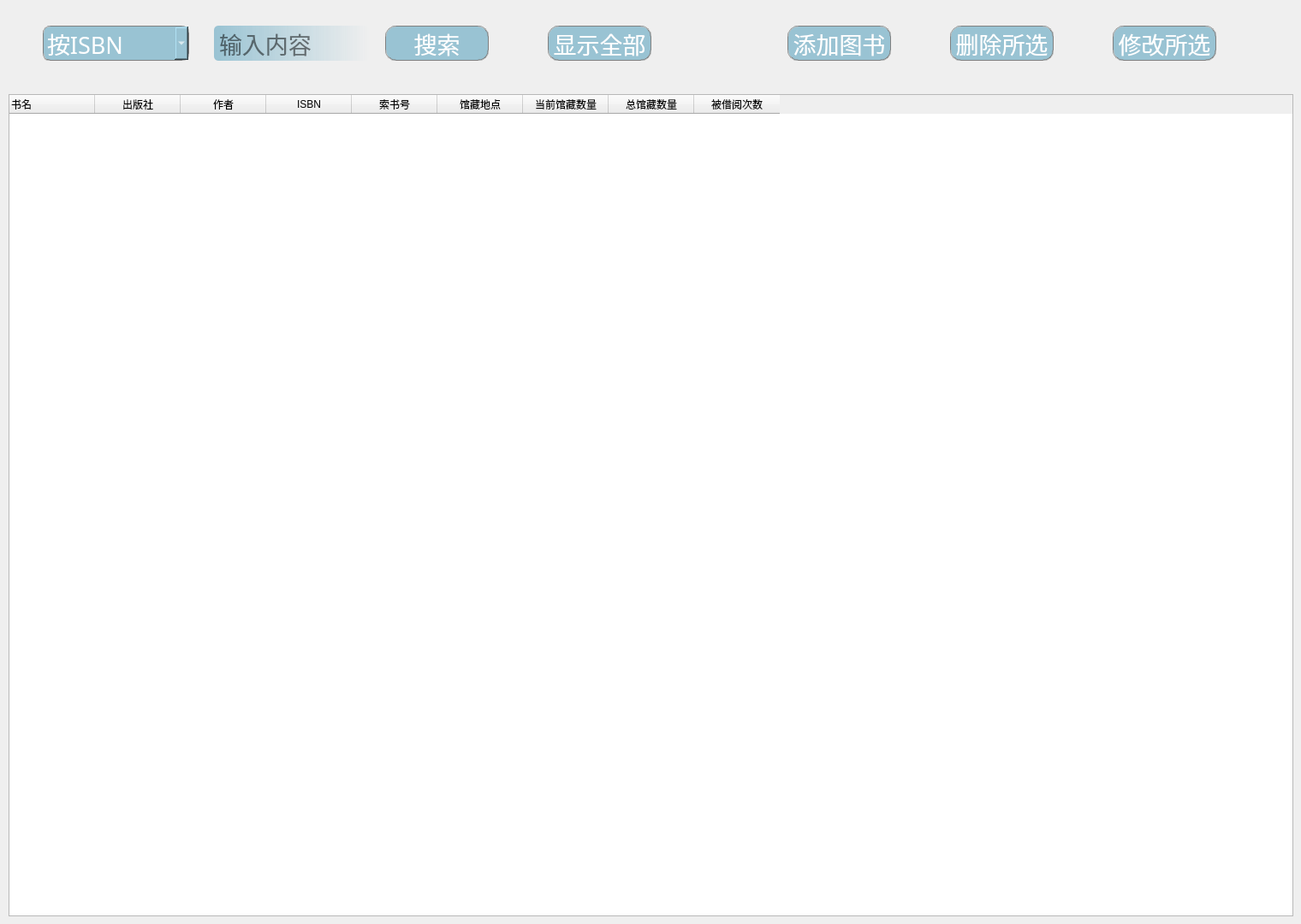
<?xml version="1.0" encoding="UTF-8"?>
<ui version="4.0">
 <class>BookM</class>
 <widget class="QWidget" name="BookM">
  <property name="geometry">
   <rect>
    <x>0</x>
    <y>0</y>
    <width>1520</width>
    <height>1080</height>
   </rect>
  </property>
  <property name="windowTitle">
   <string>Form</string>
  </property>
  <widget class="QTableWidget" name="tableWidget">
   <property name="geometry">
    <rect>
     <x>10</x>
     <y>110</y>
     <width>1501</width>
     <height>961</height>
    </rect>
   </property>
   <property name="contextMenuPolicy">
    <enum>Qt::DefaultContextMenu</enum>
   </property>
   <column>
    <property name="text">
     <string>书名</string>
    </property>
    <property name="textAlignment">
     <set>AlignJustify|AlignVCenter</set>
    </property>
   </column>
   <column>
    <property name="text">
     <string>出版社</string>
    </property>
   </column>
   <column>
    <property name="text">
     <string>作者</string>
    </property>
   </column>
   <column>
    <property name="text">
     <string>ISBN</string>
    </property>
   </column>
   <column>
    <property name="text">
     <string>索书号</string>
    </property>
   </column>
   <column>
    <property name="text">
     <string>馆藏地点</string>
    </property>
   </column>
   <column>
    <property name="text">
     <string>当前馆藏数量</string>
    </property>
   </column>
   <column>
    <property name="text">
     <string>总馆藏数量</string>
    </property>
   </column>
   <column>
    <property name="text">
     <string>被借阅次数</string>
    </property>
   </column>
  </widget>
  <widget class="QPushButton" name="button_delete">
   <property name="geometry">
    <rect>
     <x>1110</x>
     <y>30</y>
     <width>121</width>
     <height>41</height>
    </rect>
   </property>
   <property name="font">
    <font>
     <family>微软雅黑 Light</family>
     <pointsize>20</pointsize>
     <weight>50</weight>
     <bold>false</bold>
    </font>
   </property>
   <property name="styleSheet">
    <string notr="true">QPushButton{
border:1px groove gray;
border-radius:12px;
padding:2px 4px;
color: rgb(255, 255, 255);
background-color: rgba(153,195,211,255);
}
 
QPushButton:hover{
border:1px groove gray;
border-radius:12px;
padding:2px 4px;
color:  rgba(153,195,211,160);
background-color: rgba(153,195,211,180);
}
QPushButto:pressed{
border:1px groove gray;
border-radius:12px;
padding:2px 4px;
color: rgb(255, 255, 255);
background-color: rgba(153,195,211,100);
padding-left:6px;
padding-top:6px;
}</string>
   </property>
   <property name="text">
    <string>删除所选</string>
   </property>
  </widget>
  <widget class="QPushButton" name="button_add">
   <property name="geometry">
    <rect>
     <x>920</x>
     <y>30</y>
     <width>121</width>
     <height>41</height>
    </rect>
   </property>
   <property name="font">
    <font>
     <family>微软雅黑 Light</family>
     <pointsize>20</pointsize>
     <weight>50</weight>
     <bold>false</bold>
    </font>
   </property>
   <property name="styleSheet">
    <string notr="true">QPushButton{
border:1px groove gray;
border-radius:12px;
padding:2px 4px;
color: rgb(255, 255, 255);
background-color: rgba(153,195,211,255);
}
 
QPushButton:hover{
border:1px groove gray;
border-radius:12px;
padding:2px 4px;
color:  rgba(153,195,211,160);
background-color: rgba(153,195,211,180);
}
QPushButto:pressed{
border:1px groove gray;
border-radius:12px;
padding:2px 4px;
color: rgb(255, 255, 255);
background-color: rgba(153,195,211,100);
padding-left:6px;
padding-top:6px;
}</string>
   </property>
   <property name="text">
    <string>添加图书</string>
   </property>
  </widget>
  <widget class="QPushButton" name="button_mod">
   <property name="geometry">
    <rect>
     <x>1300</x>
     <y>30</y>
     <width>121</width>
     <height>41</height>
    </rect>
   </property>
   <property name="font">
    <font>
     <family>微软雅黑 Light</family>
     <pointsize>20</pointsize>
     <weight>50</weight>
     <bold>false</bold>
    </font>
   </property>
   <property name="styleSheet">
    <string notr="true">QPushButton{
border:1px groove gray;
border-radius:12px;
padding:2px 4px;
color: rgb(255, 255, 255);
background-color: rgba(153,195,211,255);
}
 
QPushButton:hover{
border:1px groove gray;
border-radius:12px;
padding:2px 4px;
color:  rgba(153,195,211,160);
background-color: rgba(153,195,211,180);
}
QPushButto:pressed{
border:1px groove gray;
border-radius:12px;
padding:2px 4px;
color: rgb(255, 255, 255);
background-color: rgba(153,195,211,100);
padding-left:6px;
padding-top:6px;
}</string>
   </property>
   <property name="text">
    <string>修改所选</string>
   </property>
  </widget>
  <widget class="QPushButton" name="button_search">
   <property name="geometry">
    <rect>
     <x>450</x>
     <y>30</y>
     <width>121</width>
     <height>41</height>
    </rect>
   </property>
   <property name="font">
    <font>
     <family>微软雅黑 Light</family>
     <pointsize>20</pointsize>
     <weight>50</weight>
     <bold>false</bold>
    </font>
   </property>
   <property name="styleSheet">
    <string notr="true">QPushButton{
border:1px groove gray;
border-radius:12px;
padding:2px 4px;
color: rgb(255, 255, 255);
background-color: rgba(153,195,211,255);
}
 
QPushButton:hover{
border:1px groove gray;
border-radius:12px;
padding:2px 4px;
color:  rgba(153,195,211,160);
background-color: rgba(153,195,211,180);
}
QPushButto:pressed{
border:1px groove gray;
border-radius:12px;
padding:2px 4px;
color: rgb(255, 255, 255);
background-color: rgba(153,195,211,100);
padding-left:6px;
padding-top:6px;
}</string>
   </property>
   <property name="text">
    <string>搜索</string>
   </property>
  </widget>
  <widget class="QComboBox" name="searchbox">
   <property name="geometry">
    <rect>
     <x>50</x>
     <y>30</y>
     <width>171</width>
     <height>41</height>
    </rect>
   </property>
   <property name="font">
    <font>
     <family>微软雅黑 Light</family>
     <pointsize>20</pointsize>
     <weight>50</weight>
     <bold>false</bold>
    </font>
   </property>
   <property name="acceptDrops">
    <bool>false</bool>
   </property>
   <property name="styleSheet">
    <string notr="true">border:1px groove gray;
border-radius:8px;
padding:2px 4px;
color: rgb(255, 255, 255);
background-color: rgba(153,195,211,255);</string>
   </property>
   <item>
    <property name="text">
     <string>按ISBN</string>
    </property>
   </item>
   <item>
    <property name="text">
     <string>按书名</string>
    </property>
   </item>
   <item>
    <property name="text">
     <string>按作者</string>
    </property>
   </item>
   <item>
    <property name="text">
     <string>按索书号</string>
    </property>
   </item>
   <item>
    <property name="text">
     <string>按出版社</string>
    </property>
   </item>
   <item>
    <property name="text">
     <string>按馆藏地点</string>
    </property>
   </item>
  </widget>
  <widget class="QPushButton" name="button_all">
   <property name="geometry">
    <rect>
     <x>640</x>
     <y>30</y>
     <width>121</width>
     <height>41</height>
    </rect>
   </property>
   <property name="font">
    <font>
     <family>微软雅黑 Light</family>
     <pointsize>20</pointsize>
     <weight>50</weight>
     <bold>false</bold>
    </font>
   </property>
   <property name="styleSheet">
    <string notr="true">QPushButton{
border:1px groove gray;
border-radius:12px;
padding:2px 4px;
color: rgb(255, 255, 255);
background-color: rgba(153,195,211,255);
}
 
QPushButton:hover{
border:1px groove gray;
border-radius:12px;
padding:2px 4px;
color:  rgba(153,195,211,160);
background-color: rgba(153,195,211,180);
}
QPushButto:pressed{
border:1px groove gray;
border-radius:12px;
padding:2px 4px;
color: rgb(255, 255, 255);
background-color: rgba(153,195,211,100);
padding-left:6px;
padding-top:6px;
}</string>
   </property>
   <property name="text">
    <string>显示全部</string>
   </property>
  </widget>
  <widget class="QLineEdit" name="searchle">
   <property name="geometry">
    <rect>
     <x>250</x>
     <y>30</y>
     <width>181</width>
     <height>41</height>
    </rect>
   </property>
   <property name="font">
    <font>
     <family>微软雅黑 Light</family>
     <pointsize>20</pointsize>
    </font>
   </property>
   <property name="acceptDrops">
    <bool>false</bool>
   </property>
   <property name="styleSheet">
    <string notr="true">border-radius:5px;
padding:2px 4px;
background-color: qlineargradient(spread:pad, x1:0, y1:0, x2:1, y2:0, stop:0 rgba(153,195,211,255), stop:1 rgba(152,195,212, 0));</string>
   </property>
   <property name="maxLength">
    <number>16</number>
   </property>
   <property name="placeholderText">
    <string>输入内容</string>
   </property>
   <property name="clearButtonEnabled">
    <bool>true</bool>
   </property>
  </widget>
 </widget>
 <resources/>
 <connections/>
</ui>
